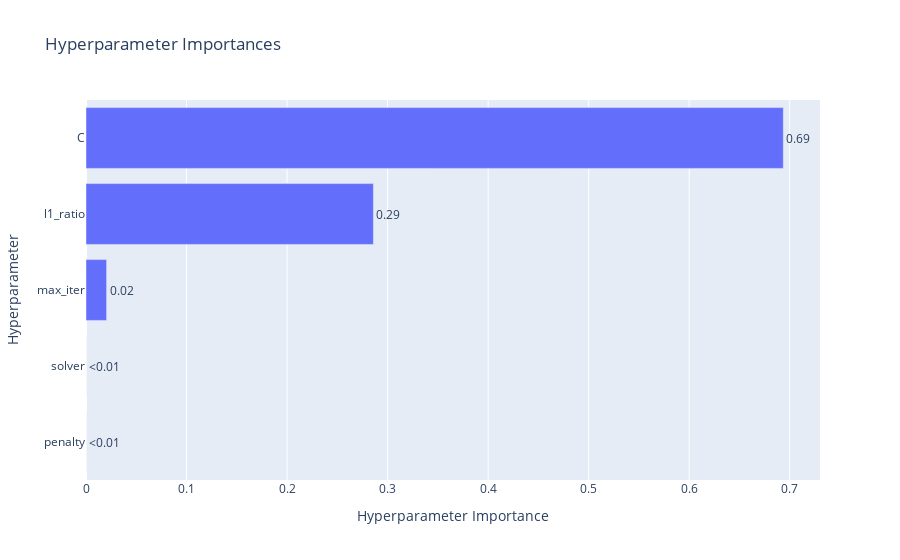

Notebook code cell kept with this figure:
### Code cell
optuna.visualization.plot_param_importances(study)

### Figure 1 — Plotly figure (JSON) as saved in the notebook; plotly's stock layout.template omitted (floating-point values rounded to 4 significant figures)
{"data": [{"cliponaxis": false, "hovertemplate": ["penalty (CategoricalDistribution): 0.0<extra></extra>", "solver (CategoricalDistribution): 0.0<extra></extra>", "max_iter (IntDistribution): 0.020511485649838054<extra></extra>", "l1_ratio (FloatDistribution): 0.2858764422864288<extra></extra>", "C (FloatDistribution): 0.6936120720637332<extra></extra>"], "name": "Objective Value", "orientation": "h", "text": ["<0.01", "<0.01", "0.02", "0.29", "0.69"], "textposition": "outside", "type": "bar", "x": [0, 0, 0.02051, 0.2859, 0.6936], "y": ["penalty", "solver", "max_iter", "l1_ratio", "C"]}], "layout": {"title": {"text": "Hyperparameter Importances"}, "xaxis": {"title": {"text": "Hyperparameter Importance"}}, "yaxis": {"title": {"text": "Hyperparameter"}}}}
